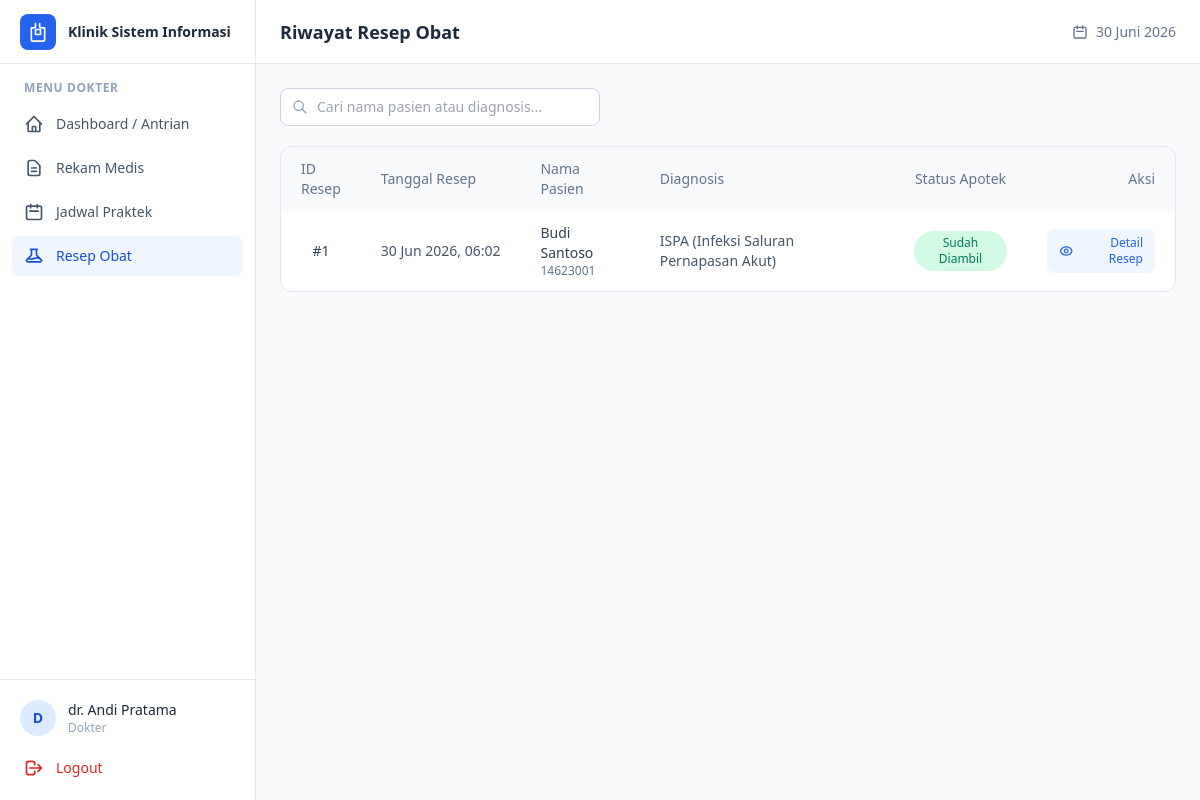
Page /dokter/resep/index.php (signed in) on the committed database.
### tables this page shows
CREATE TABLE resep (
    id_resep        INT AUTO_INCREMENT PRIMARY KEY,
    id_rekam_medis  INT NOT NULL,
    tanggal_resep   DATETIME DEFAULT CURRENT_TIMESTAMP,
    status_resep    ENUM('belum_diambil','sudah_diambil') DEFAULT 'belum_diambil',
    catatan_resep   TEXT NULL,
    created_at      DATETIME DEFAULT CURRENT_TIMESTAMP,

    CONSTRAINT fk_resep_rekam_medis
        FOREIGN KEY (id_rekam_medis) REFERENCES rekam_medis(id_rekam_medis)
        ON DELETE CASCADE ON UPDATE CASCADE
);

CREATE TABLE pasien (
    id_pasien        INT AUTO_INCREMENT PRIMARY KEY,
    nim_nik          VARCHAR(30)  NOT NULL UNIQUE,
    nama_lengkap     VARCHAR(100) NOT NULL,
    jenis_kelamin    ENUM('Laki-laki','Perempuan') NOT NULL,
    tanggal_lahir    DATE NULL,
    alamat           TEXT NULL,
    no_telepon       VARCHAR(20)  NULL,
    email            VARCHAR(100) NULL,
    fakultas         VARCHAR(100) NULL,
    status_akademik  ENUM('Mahasiswa','Dosen','Tenaga Kependidikan') DEFAULT 'Mahasiswa',
    created_at       DATETIME DEFAULT CURRENT_TIMESTAMP,
    updated_at       DATETIME DEFAULT CURRENT_TIMESTAMP ON UPDATE CURRENT_TIMESTAMP
);

CREATE TABLE rekam_medis (
    id_rekam_medis     INT AUTO_INCREMENT PRIMARY KEY,
    id_pendaftaran     INT NOT NULL,
    id_dokter          INT NOT NULL,
    waktu_periksa      DATETIME DEFAULT CURRENT_TIMESTAMP,
    anamnesis          TEXT NULL,
    pemeriksaan_fisik  TEXT NULL,
    diagnosis          TEXT NULL,
    kode_icd10         VARCHAR(20) NULL,
    tindakan           TEXT NULL,
    catatan_dokter     TEXT NULL,
    created_at         DATETIME DEFAULT CURRENT_TIMESTAMP,

    CONSTRAINT fk_rekam_pendaftaran
        FOREIGN KEY (id_pendaftaran) REFERENCES pendaftaran(id_pendaftaran)
        ON DELETE CASCADE ON UPDATE CASCADE,
    CONSTRAINT fk_rekam_dokter
        FOREIGN KEY (id_dokter) REFERENCES dokter(id_dokter)
        ON DELETE CASCADE ON UPDATE CASCADE
);

### includes/functions.php (called while the page is built, shortened)
<?php
function clean($data) {
    return htmlspecialchars(trim($data), ENT_QUOTES, 'UTF-8');
}

### dokter/resep/index.php (the view, shortened to what this page needs)
<?php
require_once __DIR__ . '/../../includes/functions.php';
$id_dokter = $_SESSION['id_ref'];
$cari = trim($_GET['cari'] ?? '');
$sql = "
    SELECT r.id_resep, r.tanggal_resep, r.status_resep, ps.nama_lengkap, ps.nim_nik, rm.diagnosis
    FROM resep r
    JOIN rekam_medis rm ON r.id_rekam_medis = rm.id_rekam_medis
    JOIN pendaftaran p ON rm.id_pendaftaran = p.id_pendaftaran
    JOIN pasien ps ON p.id_pasien = ps.id_pasien
    WHERE rm.id_dokter = ?
";
$params = [$id_dokter];
$sql .= " ORDER BY r.tanggal_resep DESC";
$stmt = $koneksi->prepare($sql);
$stmt->execute($params);
$daftar_resep = $stmt->fetchAll();
require_once __DIR__ . '/../../includes/header.php';
?>
<div class="flex flex-col sm:flex-row sm:items-center justify-between gap-3 mb-5">
    <form method="GET" class="relative w-full sm:max-w-xs">
        <span class="absolute inset-y-0 left-0 flex items-center pl-3 text-slate-400">
            <svg class="h-4 w-4" fill="none" viewBox="0 0 24 24" stroke="currentColor"><path stroke-linecap="round" stroke-linejoin="round" stroke-width="2" d="M21 21l-6-6m2-5a7 7 0 11-14 0 7 7 0 0114 0z" /></svg>
        </span>
        <input
            type="text"
            name="cari"
            value="<?= clean($cari) ?>"
            placeholder="Cari nama pasien atau diagnosis..."
            class="w-full pl-9 pr-4 py-2 border border-slate-300 rounded-lg text-sm focus:ring-2 focus:ring-blue-500 focus:border-blue-500 outline-none"
        >
    </form>
</div>
<div class="bg-white rounded-xl border border-slate-200 overflow-hidden">
    <div class="overflow-x-auto">
        <table class="w-full text-sm">
            <thead class="bg-slate-50 text-slate-500">
                <tr>
                    <th class="text-left font-medium px-5 py-3 w-16">ID Resep</th>
                    <th class="text-left font-medium px-5 py-3">Tanggal Resep</th>
                    <th class="text-left font-medium px-5 py-3">Nama Pasien</th>
                    <th class="text-left font-medium px-5 py-3">Diagnosis</th>
                    <th class="text-center font-medium px-5 py-3">Status Apotek</th>
                    <th class="text-right font-medium px-5 py-3">Aksi</th>
                </tr>
            </thead>
            <tbody class="divide-y divide-slate-100">
                <?php if (empty($daftar_resep)): ?>
                    <tr>
                        <td colspan="6" class="text-center text-slate-400 py-8">
                            <?= $cari !== '' ? 'Tidak ada resep yang cocok dengan pencarian "' . clean($cari) . '"' : 'Belum ada riwayat resep obat' ?>
                        </td>
                    </tr>
                <?php else: ?>
                    <?php foreach ($daftar_resep as $resep): ?>
                        <tr class="hover:bg-slate-50">
                            <td class="px-5 py-3 font-medium text-slate-700 text-center">
                                #<?= clean($resep['id_resep']) ?>
                            </td>
                            <td class="px-5 py-3 text-slate-600 whitespace-nowrap">
                                <?= date('d M Y, H:i', strtotime($resep['tanggal_resep'])) ?>
                            </td>
                            <td class="px-5 py-3">
                                <div class="font-medium text-slate-700"><?= clean($resep['nama_lengkap']) ?></div>
                                <div class="text-xs text-slate-500"><?= clean($resep['nim_nik']) ?></div>
                            </td>
                            <td class="px-5 py-3 text-slate-600">
                                <?= clean($resep['diagnosis']) ?>
                            </td>
                            <td class="px-5 py-3 text-center">
                                <?php if ($resep['status_resep'] === 'sudah_diambil'): ?>
                                    <span class="inline-block px-2.5 py-1 rounded-full text-xs font-medium bg-emerald-100 text-emerald-700">Sudah Diambil</span>
                                <?php else: ?>
                                    <span class="inline-block px-2.5 py-1 rounded-full text-xs font-medium bg-amber-100 text-amber-700">Belum Diambil</span>
                                <?php endif; ?>
                            </td>
                            <td class="px-5 py-3 text-right">
                                <a href="tambah.php?id_rekam_medis=<?= $resep['id_resep'] ?>" class="inline-flex items-center gap-1.5 bg-blue-50 hover:bg-blue-100 text-blue-600 text-xs font-medium px-3 py-1.5 rounded-lg transition">
                                    Detail Resep
                                </a>
                            </td>
                        </tr>
                    <?php endforeach; ?>
                <?php endif; ?>
            </tbody>
        </table>
    </div>
</div>
<?php require_once __DIR__ . '/../../includes/footer.php'; ?>

### rows in the picture
resep: id_resep "1", tanggal_resep "30 Jun 2026, 06:02", pasien.nama_lengkap "Budi Santoso", pasien.nim_nik "14623001", id_rekam_medis.diagnosis "ISPA (Infeksi Saluran Pernapasan Akut)", status_resep "Sudah Diambil"

### other values in the picture
substr($nama_user, 0, 1) "D"
$nama_user "dr. Andi Pratama"
$role "Dokter"
$judul_halaman "Riwayat Resep Obat"
